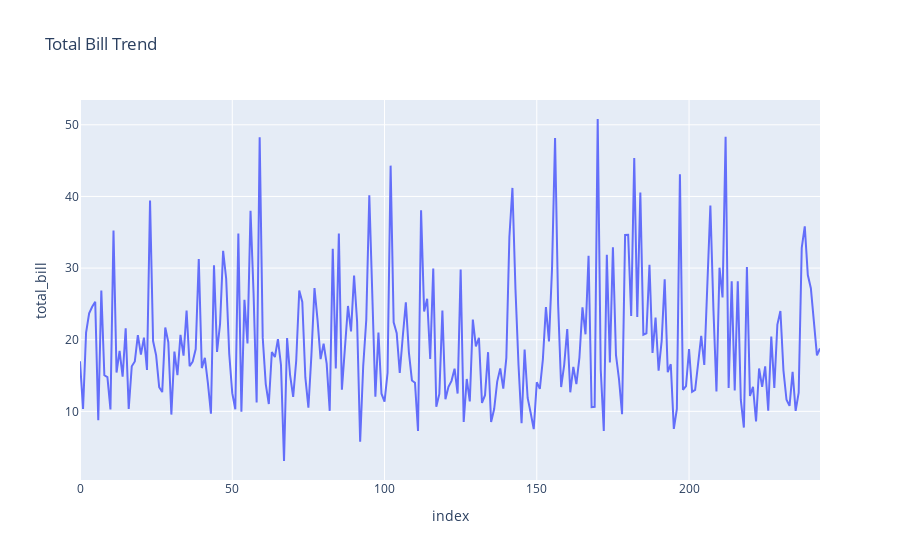

This figure's notebook cell:
### Code cell
import seaborn as sns
import plotly.express as px

tips = sns.load_dataset('tips')

fig = px.line(tips, y='total_bill', title='Total Bill Trend')
fig.show()

### Figure 1 — Plotly figure (JSON) as saved in the notebook; plotly's stock layout.template omitted (floating-point values rounded to 4 significant figures; data arrays with more than 128 entries replaced by an {"elided": "..."} marker saying what was removed)
{"data": [{"hovertemplate": "index=%{x}<br>total_bill=%{y}<extra></extra>", "legendgroup": "", "line": {"color": "#636efa", "dash": "solid"}, "marker": {"symbol": "circle"}, "mode": "lines", "name": "", "orientation": "v", "showlegend": false, "type": "scatter", "x": {"elided": "244 int values"}, "xaxis": "x", "y": {"elided": "244 float values"}, "yaxis": "y"}], "layout": {"legend": {"tracegroupgap": 0}, "title": {"text": "Total Bill Trend"}, "xaxis": {"anchor": "y", "domain": [0, 1], "title": {"text": "index"}}, "yaxis": {"anchor": "x", "domain": [0, 1], "title": {"text": "total_bill"}}}}
